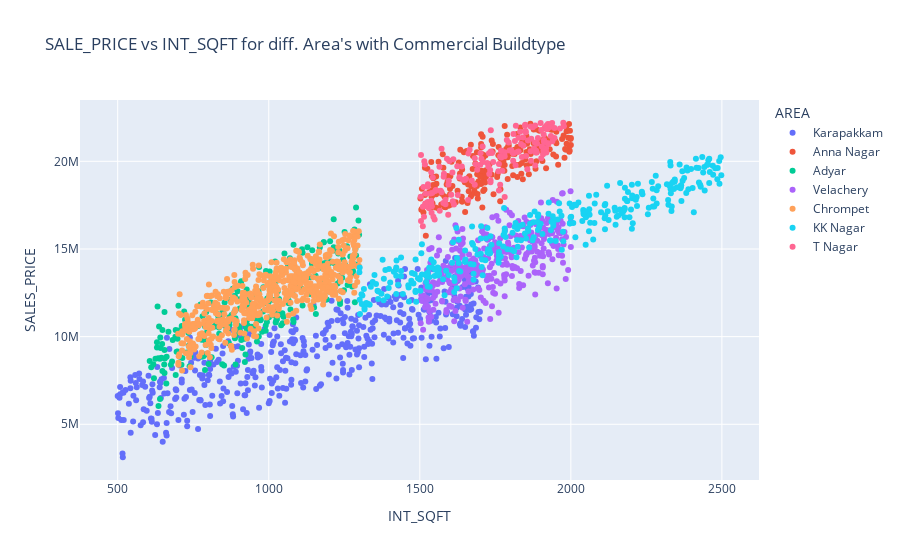
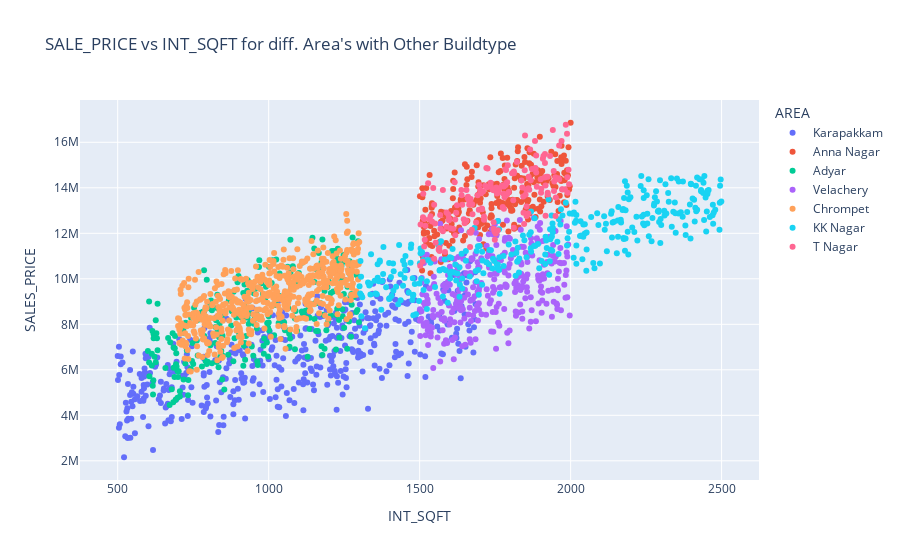
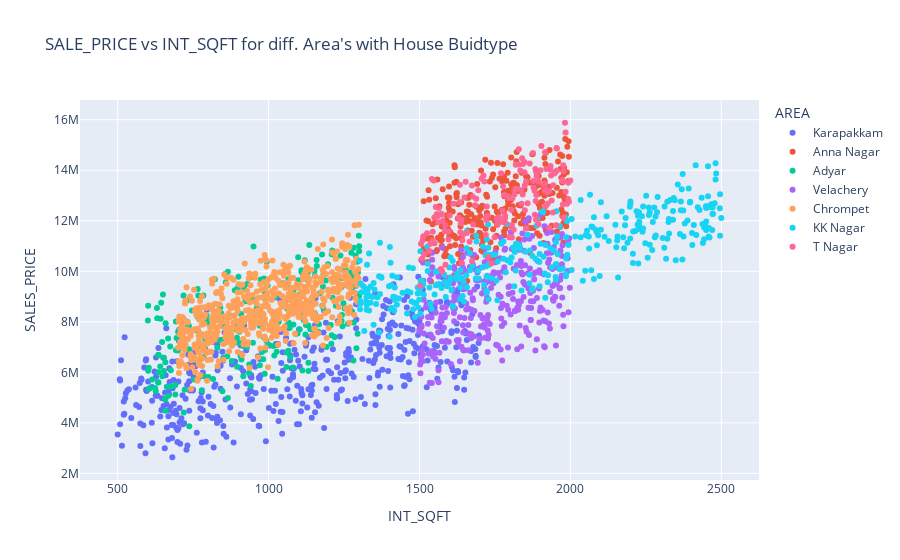

The cell these charts' notebook holds for them, in order:
### Code cell
df_COMM = df[df.BUILDTYPE == 'Commercial']
df_OTH = df[df.BUILDTYPE == 'Others']
df_HOU = df[df.BUILDTYPE == 'House']

# Commerical Buildings
fig_1 = go.Figure()
fig_1.add_trace(go.Scatter(
                        x = df_COMM.INT_SQFT.where(df_COMM.AREA == 'Karapakkam'),
                        y = df_COMM.SALES_PRICE.where(df_COMM.AREA == 'Karapakkam'),
                        name = 'Karapakkam',
                        mode = 'markers'
))
fig_1.add_trace(go.Scatter(
                        x = df_COMM.INT_SQFT.where(df_COMM.AREA == 'Anna Nagar'),
                        y = df_COMM.SALES_PRICE.where(df_COMM.AREA == 'Anna Nagar'),
                        name = 'Anna Nagar',
                        mode = 'markers'
))
fig_1.add_trace(go.Scatter(
                        x = df_COMM.INT_SQFT.where(df_COMM.AREA == 'Adyar'),
                        y = df_COMM.SALES_PRICE.where(df_COMM.AREA == 'Adyar'),
                        name = 'Adyar',
                        mode = 'markers'
))
fig_1.add_trace(go.Scatter(
                        x = df_COMM.INT_SQFT.where(df_COMM.AREA == 'Velachery'),
                        y = df_COMM.SALES_PRICE.where(df_COMM.AREA == 'Velachery'),
                        name = 'Velachery',
                        mode = 'markers'
))
fig_1.add_trace(go.Scatter(
                        x = df_COMM.INT_SQFT.where(df_COMM.AREA == 'Chrompet'),
                        y = df_COMM.SALES_PRICE.where(df_COMM.AREA == 'Chrompet'),
                        name = 'Chrompet',
                        mode = 'markers'
))
fig_1.add_trace(go.Scatter(
                        x = df_COMM.INT_SQFT.where(df_COMM.AREA == 'KK Nagar'),
                        y = df_COMM.SALES_PRICE.where(df_COMM.AREA == 'KK Nagar'),
                        name = 'KK Nagar',
                        mode = 'markers'
))
fig_1.add_trace(go.Scatter(
                        x = df_COMM.INT_SQFT.where(df_COMM.AREA == 'T Nagar'),
                        y = df_COMM.SALES_PRICE.where(df_COMM.AREA == 'T Nagar'),
                        name = 'T Nagar',
                        mode = 'markers'
))

fig_1.update_layout(
            title_text = "SALE_PRICE vs INT_SQFT for diff. Area's with Commercial Buildtype",
            legend_title = 'AREA',
            xaxis_title = 'INT_SQFT',
            yaxis_title = 'SALES_PRICE'
)

# Other Building types
fig_2 = go.Figure()
fig_2.add_trace(go.Scatter(
                        x = df_OTH.INT_SQFT.where(df_OTH.AREA == 'Karapakkam'),
                        y = df_OTH.SALES_PRICE.where(df_OTH.AREA == 'Karapakkam'),
                        name = 'Karapakkam',
                        mode = 'markers'
))
fig_2.add_trace(go.Scatter(
                        x = df_OTH.INT_SQFT.where(df_OTH.AREA == 'Anna Nagar'),
                        y = df_OTH.SALES_PRICE.where(df_OTH.AREA == 'Anna Nagar'),
                        name = 'Anna Nagar',
                        mode = 'markers'
))
fig_2.add_trace(go.Scatter(
                        x = df_OTH.INT_SQFT.where(df_OTH.AREA == 'Adyar'),
                        y = df_OTH.SALES_PRICE.where(df_OTH.AREA == 'Adyar'),
                        name = 'Adyar',
                        mode = 'markers'
))
fig_2.add_trace(go.Scatter(
                        x = df_OTH.INT_SQFT.where(df_OTH.AREA == 'Velachery'),
                        y = df_OTH.SALES_PRICE.where(df_OTH.AREA == 'Velachery'),
                        name = 'Velachery',
                        mode = 'markers'
))
fig_2.add_trace(go.Scatter(
                        x = df_OTH.INT_SQFT.where(df_OTH.AREA == 'Chrompet'),
                        y = df_OTH.SALES_PRICE.where(df_OTH.AREA == 'Chrompet'),
                        name = 'Chrompet',
                        mode = 'markers'
))
fig_2.add_trace(go.Scatter(
                        x = df_OTH.INT_SQFT.where(df_OTH.AREA == 'KK Nagar'),
                        y = df_OTH.SALES_PRICE.where(df_OTH.AREA == 'KK Nagar'),
                        name = 'KK Nagar',
                        mode = 'markers'
))
fig_2.add_trace(go.Scatter(
                        x = df_OTH.INT_SQFT.where(df_OTH.AREA == 'T Nagar'),
                        y = df_OTH.SALES_PRICE.where(df_OTH.AREA == 'T Nagar'),
                        name = 'T Nagar',
                        mode = 'markers'
))

fig_2.update_layout(
            title_text = "SALE_PRICE vs INT_SQFT for diff. Area's with Other Buildtype",
            legend_title = 'AREA',
            xaxis_title = 'INT_SQFT',
            yaxis_title = 'SALES_PRICE'
)

# House Buildings
fig_3 = go.Figure()
fig_3.add_trace(go.Scatter(
                        x = df_HOU.INT_SQFT.where(df_HOU.AREA == 'Karapakkam'),
                        y = df_HOU.SALES_PRICE.where(df_HOU.AREA == 'Karapakkam'),
                        name = 'Karapakkam',
                        mode = 'markers'
))
fig_3.add_trace(go.Scatter(
                        x = df_HOU.INT_SQFT.where(df_HOU.AREA == 'Anna Nagar'),
                        y = df_HOU.SALES_PRICE.where(df_HOU.AREA == 'Anna Nagar'),
                        name = 'Anna Nagar',
                        mode = 'markers'
))
fig_3.add_trace(go.Scatter(
                        x = df_HOU.INT_SQFT.where(df_HOU.AREA == 'Adyar'),
                        y = df_HOU.SALES_PRICE.where(df_HOU.AREA == 'Adyar'),
                        name = 'Adyar',
                        mode = 'markers'
))
fig_3.add_trace(go.Scatter(
                        x = df_HOU.INT_SQFT.where(df_HOU.AREA == 'Velachery'),
                        y = df_HOU.SALES_PRICE.where(df_HOU.AREA == 'Velachery'),
                        name = 'Velachery',
                        mode = 'markers'
))
fig_3.add_trace(go.Scatter(
                        x = df_HOU.INT_SQFT.where(df_HOU.AREA == 'Chrompet'),
                        y = df_HOU.SALES_PRICE.where(df_HOU.AREA == 'Chrompet'),
                        name = 'Chrompet',
                        mode = 'markers'
))
fig_3.add_trace(go.Scatter(
                        x = df_HOU.INT_SQFT.where(df_HOU.AREA == 'KK Nagar'),
                        y = df_HOU.SALES_PRICE.where(df_HOU.AREA == 'KK Nagar'),
                        name = 'KK Nagar',
                        mode = 'markers'
))
fig_3.add_trace(go.Scatter(
                        x = df_HOU.INT_SQFT.where(df_HOU.AREA == 'T Nagar'),
                        y = df_HOU.SALES_PRICE.where(df_HOU.AREA == 'T Nagar'),
                        name = 'T Nagar',
                        mode = 'markers'
))

fig_3.update_layout(
            title_text = "SALE_PRICE vs INT_SQFT for diff. Area's with House Buildtype",
            legend_title = 'AREA',
            xaxis_title = 'INT_SQFT',
            yaxis_title = 'SALES_PRICE'
)

fig_1.show()
fig_2.show()
fig_3.show()

### Figure 1 — Plotly figure (JSON) as saved in the notebook; plotly's stock layout.template omitted (floating-point values rounded to 4 significant figures; data arrays with more than 128 entries replaced by an {"elided": "..."} marker saying what was removed)
{"data": [{"mode": "markers", "name": "Karapakkam", "type": "scatter", "x": {"elided": "2292 int values"}, "y": {"elided": "2292 int values"}}, {"mode": "markers", "name": "Anna Nagar", "type": "scatter", "x": {"elided": "2292 int values"}, "y": {"elided": "2292 int values"}}, {"mode": "markers", "name": "Adyar", "type": "scatter", "x": {"elided": "2292 int values"}, "y": {"elided": "2292 int values"}}, {"mode": "markers", "name": "Velachery", "type": "scatter", "x": {"elided": "2292 int values"}, "y": {"elided": "2292 int values"}}, {"mode": "markers", "name": "Chrompet", "type": "scatter", "x": {"elided": "2292 int values"}, "y": {"elided": "2292 int values"}}, {"mode": "markers", "name": "KK Nagar", "type": "scatter", "x": {"elided": "2292 int values"}, "y": {"elided": "2292 int values"}}, {"mode": "markers", "name": "T Nagar", "type": "scatter", "x": {"elided": "2292 int values"}, "y": {"elided": "2292 int values"}}], "layout": {"legend": {"title": {"text": "AREA"}}, "title": {"text": "SALE_PRICE vs INT_SQFT for diff. Area's with Commercial Buildtype"}, "xaxis": {"title": {"text": "INT_SQFT"}}, "yaxis": {"title": {"text": "SALES_PRICE"}}}}

### Figure 2 — Plotly figure (JSON) as saved in the notebook; plotly's stock layout.template omitted (floating-point values rounded to 4 significant figures; data arrays with more than 128 entries replaced by an {"elided": "..."} marker saying what was removed)
{"data": [{"mode": "markers", "name": "Karapakkam", "type": "scatter", "x": {"elided": "2336 int values"}, "y": {"elided": "2336 int values"}}, {"mode": "markers", "name": "Anna Nagar", "type": "scatter", "x": {"elided": "2336 int values"}, "y": {"elided": "2336 int values"}}, {"mode": "markers", "name": "Adyar", "type": "scatter", "x": {"elided": "2336 int values"}, "y": {"elided": "2336 int values"}}, {"mode": "markers", "name": "Velachery", "type": "scatter", "x": {"elided": "2336 int values"}, "y": {"elided": "2336 int values"}}, {"mode": "markers", "name": "Chrompet", "type": "scatter", "x": {"elided": "2336 int values"}, "y": {"elided": "2336 int values"}}, {"mode": "markers", "name": "KK Nagar", "type": "scatter", "x": {"elided": "2336 int values"}, "y": {"elided": "2336 int values"}}, {"mode": "markers", "name": "T Nagar", "type": "scatter", "x": {"elided": "2336 int values"}, "y": {"elided": "2336 int values"}}], "layout": {"legend": {"title": {"text": "AREA"}}, "title": {"text": "SALE_PRICE vs INT_SQFT for diff. Area's with Other Buildtype"}, "xaxis": {"title": {"text": "INT_SQFT"}}, "yaxis": {"title": {"text": "SALES_PRICE"}}}}

### Figure 3 — Plotly figure (JSON) as saved in the notebook; plotly's stock layout.template omitted (floating-point values rounded to 4 significant figures; data arrays with more than 128 entries replaced by an {"elided": "..."} marker saying what was removed)
{"data": [{"mode": "markers", "name": "Karapakkam", "type": "scatter", "x": {"elided": "2444 int values"}, "y": {"elided": "2444 int values"}}, {"mode": "markers", "name": "Anna Nagar", "type": "scatter", "x": {"elided": "2444 int values"}, "y": {"elided": "2444 int values"}}, {"mode": "markers", "name": "Adyar", "type": "scatter", "x": {"elided": "2444 int values"}, "y": {"elided": "2444 int values"}}, {"mode": "markers", "name": "Velachery", "type": "scatter", "x": {"elided": "2444 int values"}, "y": {"elided": "2444 int values"}}, {"mode": "markers", "name": "Chrompet", "type": "scatter", "x": {"elided": "2444 int values"}, "y": {"elided": "2444 int values"}}, {"mode": "markers", "name": "KK Nagar", "type": "scatter", "x": {"elided": "2444 int values"}, "y": {"elided": "2444 int values"}}, {"mode": "markers", "name": "T Nagar", "type": "scatter", "x": {"elided": "2444 int values"}, "y": {"elided": "2444 int values"}}], "layout": {"legend": {"title": {"text": "AREA"}}, "title": {"text": "SALE_PRICE vs INT_SQFT for diff. Area's with House Buidtype"}, "xaxis": {"title": {"text": "INT_SQFT"}}, "yaxis": {"title": {"text": "SALES_PRICE"}}}}
